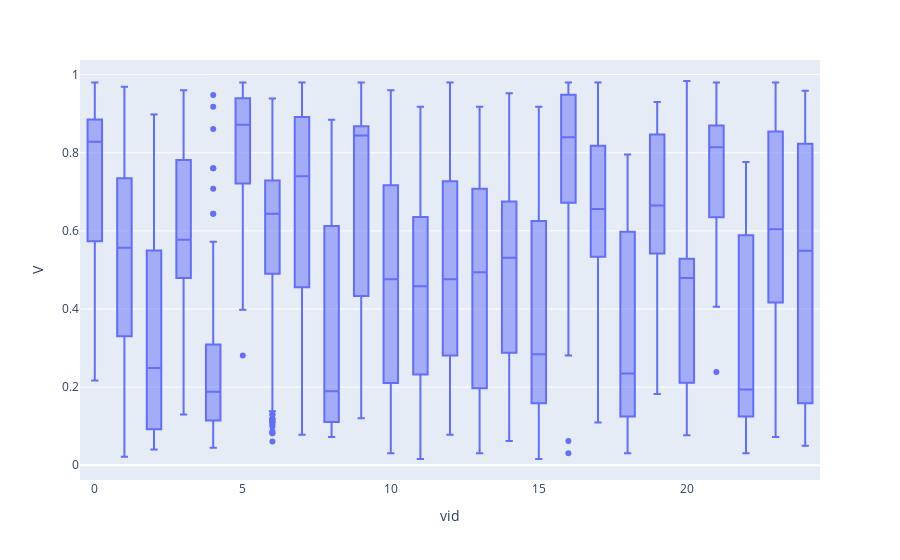

The notebook cell this image was saved under:
### Code cell
import plotly.express as px
fig = px.box(df_j, x="vid", y="V")
fig.show()

### Figure 1 — Plotly figure (JSON) as saved in the notebook; plotly's stock layout.template omitted (floating-point values rounded to 4 significant figures; data arrays with more than 128 entries replaced by an {"elided": "..."} marker saying what was removed)
{"data": [{"alignmentgroup": "True", "hovertemplate": "vid=%{x}<br>V=%{y}<extra></extra>", "legendgroup": "", "marker": {"color": "#636efa"}, "name": "", "notched": false, "offsetgroup": "", "orientation": "v", "showlegend": false, "type": "box", "x": {"elided": "2144 int values"}, "x0": " ", "xaxis": "x", "y": {"elided": "2144 float values"}, "y0": " ", "yaxis": "y"}], "layout": {"boxmode": "group", "legend": {"tracegroupgap": 0}, "margin": {"t": 60}, "xaxis": {"anchor": "y", "domain": [0, 1], "title": {"text": "vid"}}, "yaxis": {"anchor": "x", "domain": [0, 1], "title": {"text": "V"}}}}
